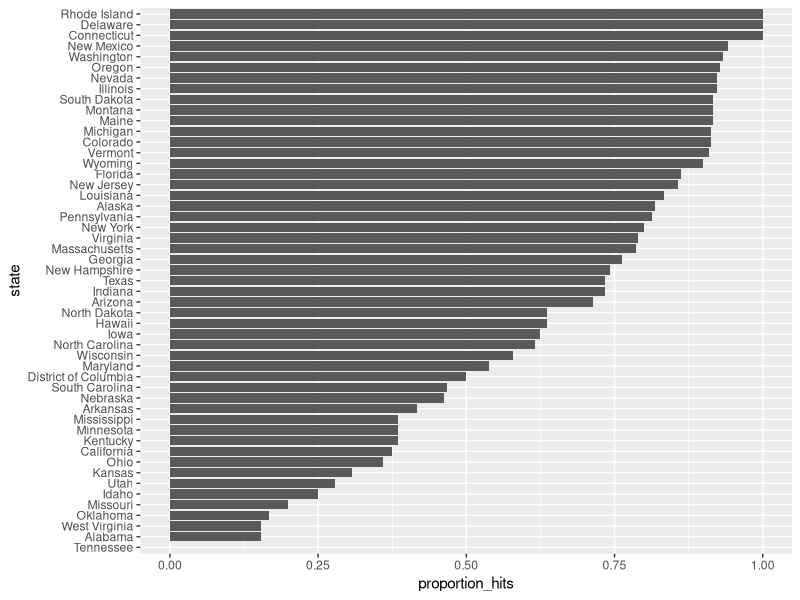
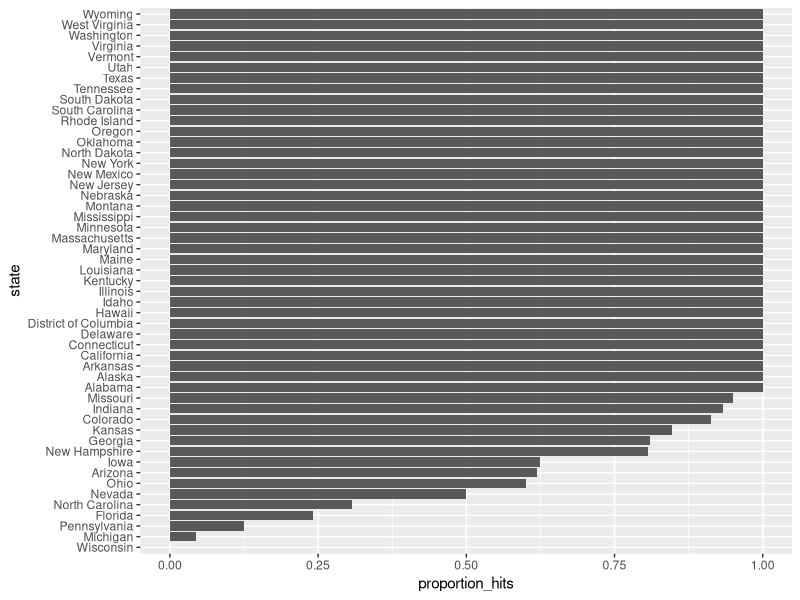
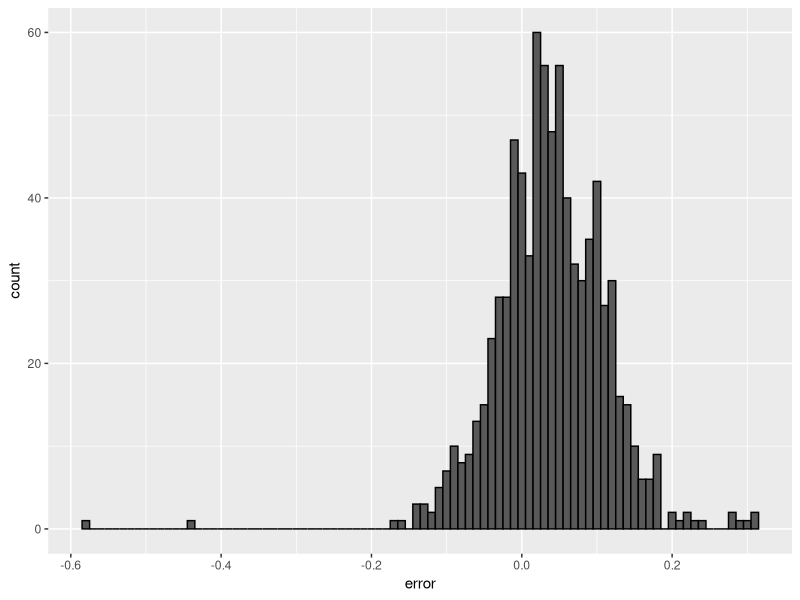

Recreate these plots in R, in order. (Note: this script raises an error after producing the figures.)
## ---- chunk 1
library(tidyverse)
library(dslabs)
data("polls_us_election_2016")
polls <- polls_us_election_2016 %>% 
  filter(state != "U.S." & enddate >= "2016-10-31") %>% 
  mutate(spread = rawpoll_clinton/100 - rawpoll_trump/100)
## ---- chunk 2
cis <- polls %>% mutate(X_hat = (spread+1)/2, se = 2*sqrt(X_hat*(1-X_hat)/samplesize), 
                 lower = spread - qnorm(0.975)*se, upper = spread + qnorm(0.975)*se) %>%
  select(state, startdate, enddate, pollster, grade, spread, lower, upper)
## ---- chunk 3
add <- results_us_election_2016 %>% mutate(actual_spread = clinton/100 - trump/100) %>% select(state, actual_spread)
cis <- cis %>% mutate(state = as.character(state)) %>% left_join(add, by = "state")
## ---- chunk 4
cis %>% mutate(hit = lower <= actual_spread & upper >= actual_spread) %>% summarize(proportion_hits = mean(hit))
## ---- chunk 5
cis %>% mutate(hit = lower <= actual_spread & upper >= actual_spread) %>% 
  group_by(pollster) %>%
  filter(n() >=  5) %>%
  summarize(proportion_hits = mean(hit), n = n(), grade = grade[1]) %>%
  arrange(desc(proportion_hits)) 
## ---- chunk 6
cis %>% mutate(hit = lower <= actual_spread & upper >= actual_spread) %>% 
  group_by(state) %>%
  filter(n() >=  5) %>%
  summarize(proportion_hits = mean(hit), n = n()) %>%
  arrange(desc(proportion_hits)) 
## ---- chunk 7
cis %>% mutate(hit = lower <= actual_spread & upper >= actual_spread) %>% 
  group_by(state) %>%
  filter(n() >=  5) %>%
  summarize(proportion_hits = mean(hit), n = n()) %>%
  mutate(state = reorder(state, proportion_hits)) %>%
  ggplot(aes(state, proportion_hits)) + 
  geom_bar(stat = "identity") +
 coord_flip()
## ---- chunk 8
errors <- cis %>% mutate(error = spread - actual_spread, hit = sign(spread) == sign(actual_spread))
## ---- chunk 9
errors %>%  group_by(state) %>%
  filter(n() >=  5) %>%
  summarize(proportion_hits = mean(hit), n = n()) %>%
  mutate(state = reorder(state, proportion_hits)) %>%
  ggplot(aes(state, proportion_hits)) + 
  geom_bar(stat = "identity") +
 coord_flip()
## ---- chunk 10
errors %>% ggplot(aes(error)) + geom_histogram(binwidth = 0.01, color = "black")
errors %>% summarize(median = median(error))
## ---- chunk 11
resids %>% filter(grade %in% c("A+","A","A-","B+") | is.na(grade)) %>%
  mutate(state = reorder(state, resid, median)) %>%
  ggplot(aes(state, resid)) + 
  theme(axis.text.x = element_text(angle = 90, hjust = 1)) +
  geom_boxplot() + 
  geom_point()
## ---- chunk 12
resids %>% 
  filter(grade %in% c("A+","A","A-","B+") | is.na(grade)) %>%
  group_by(state) %>%
  filter(n() >= 5) %>%
  ungroup() %>%
  mutate(state = reorder(state, resid, median)) %>%
  ggplot(aes(state, resid)) + 
  theme(axis.text.x = element_text(angle = 90, hjust = 1)) +
  geom_boxplot() + 
  geom_point()
